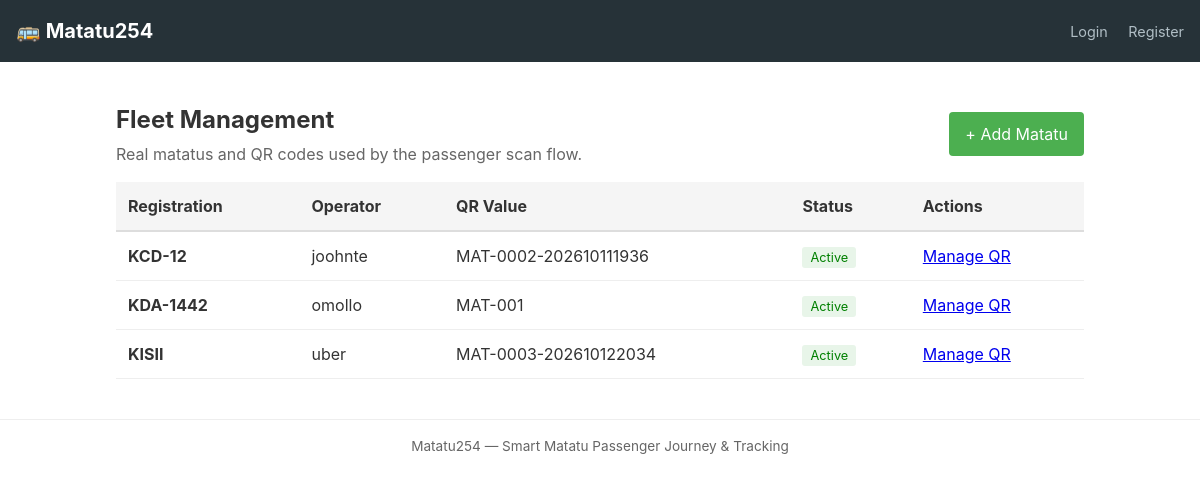
/fleet/, run on an earlier commit of the app's database.
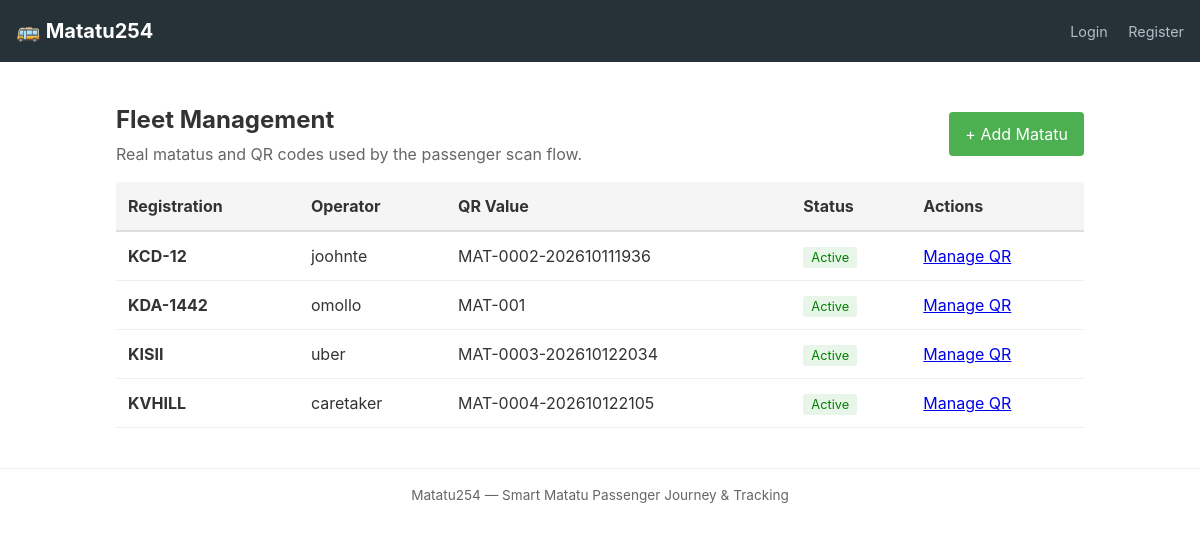
And on a later commit of the database.
### fleet/models.py (models this page shows, shortened)
class Matatu(models.Model):
	registration_number = models.CharField(max_length=20, unique=True)
	operator = models.CharField(max_length=255)
	owner = models.ForeignKey(settings.AUTH_USER_MODEL, on_delete=models.CASCADE, related_name="matatus", null=True, blank=True)
	created_at = models.DateTimeField(auto_now_add=True)

class QRCode(models.Model):
	class Status(models.TextChoices):
		ACTIVE = "active", "Active"
		INACTIVE = "inactive", "Inactive"
	matatu = models.OneToOneField(
		Matatu,
		on_delete=models.CASCADE,
		related_name="qr_code",
	)
	code_value = models.TextField(unique=True)
	status = models.CharField(
		max_length=8,
		choices=Status.choices,
		default=Status.ACTIVE,
	)

### fleet/views.py (the view)
# urls.py: path('', index.as_view(), name='index'),
class index(TemplateView):
    template_name = 'fleet/index.html'
    def get_context_data(self, **kwargs):
        context = super().get_context_data(**kwargs)
        context['matatus'] = Matatu.objects.select_related('qr_code').order_by('registration_number')
        return context

### templates/fleet/index.html (shortened to what this page needs)
{% extends 'base.html' %}
{% block content %}
  <div style="max-width: 1000px; margin: 0 auto; padding: 1rem;">
    <header style="display: flex; justify-content: space-between; align-items: center; margin-bottom: 1rem; flex-wrap: wrap; gap: 1rem;">
      <div>
        <h2 style="margin: 0;">Fleet Management</h2>
        <p style="margin: 0.25rem 0 0; color: #666;">Real matatus and QR codes used by the passenger scan flow.</p>
      </div>
      <a href="{% url 'management:matatu-create' %}" style="padding: 0.6rem 1rem; background: #4caf50; color: white; text-decoration: none; border-radius: 4px;">+ Add Matatu</a>
    </header>
    {% if matatus %}
      <div style="overflow-x: auto;">
        <table style="width: 100%; border-collapse: collapse;">
          <thead>
            <tr style="background: #f5f5f5;">
              <th style="padding: 0.75rem; text-align: left; border-bottom: 2px solid #ddd;">Registration</th>
              <th style="padding: 0.75rem; text-align: left; border-bottom: 2px solid #ddd;">Operator</th>
              <th style="padding: 0.75rem; text-align: left; border-bottom: 2px solid #ddd;">QR Value</th>
              <th style="padding: 0.75rem; text-align: left; border-bottom: 2px solid #ddd;">Status</th>
              <th style="padding: 0.75rem; text-align: left; border-bottom: 2px solid #ddd;">Actions</th>
            </tr>
          </thead>
          <tbody>
            {% for matatu in matatus %}
              <tr style="border-bottom: 1px solid #eee;">
                <td style="padding: 0.75rem; font-weight: bold;">{{ matatu.registration_number }}</td>
                <td style="padding: 0.75rem;">{{ matatu.operator }}</td>
                <td style="padding: 0.75rem;">
                  {% if matatu.qr_code %}
                    {{ matatu.qr_code.code_value }}
                  {% else %}
                    <span style="color: #999;">No QR</span>
                  {% endif %}
                </td>
                <td style="padding: 0.75rem;">
                  {% if matatu.qr_code %}
                    <span style="padding: 0.2rem 0.5rem; border-radius: 3px; font-size: 0.8rem; background: {% if matatu.qr_code.status == 'active' %}#e8f5e9{% else %}#fce4ec{% endif %}; color: {% if matatu.qr_code.status == 'active' %}green{% else %}red{% endif %};">
                      {{ matatu.qr_code.get_status_display }}
                    </span>
                  {% else %}
                    <span style="color: #999;">—</span>
                  {% endif %}
                </td>
                <td style="padding: 0.75rem;">
                  {% if matatu.qr_code %}
                    <a href="{% url 'management:matatu-qr' matatu.pk %}">Manage QR</a>
                  {% else %}
                    <a href="{% url 'management:matatu-qr' matatu.pk %}">Create QR</a>
                  {% endif %}
                </td>
              </tr>
            {% endfor %}
          </tbody>
        </table>
      </div>
    {% else %}
      <p style="color: #666;">No matatus registered yet.</p>
    {% endif %}
  </div>
{% endblock content %}

What changed in the data, as far as the page shows it:
added Matatu: registration_number "KVHILL", operator "caretaker", qr_code.code_value "MAT-0004-202610122105", qr_code.status "Active", shows "Manage QR"
